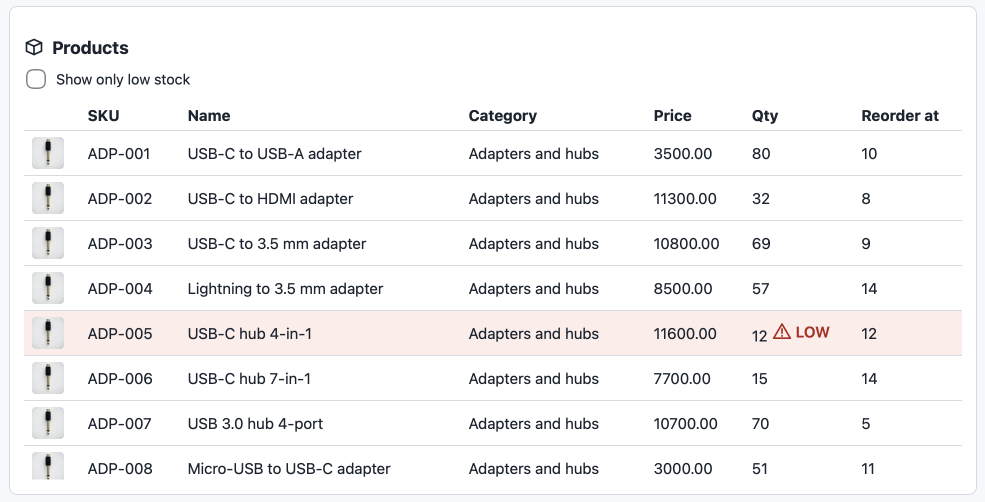
#> input picture experiment/screenshot.png, 1970 x 1004 px (shown at 1/2 size); its folder holds only this picture in this run
$ python experiment.py ../experiment/screenshot.png
#> lines starting #> are read from the running program, lines starting #| are printed output that depends on the picture
"""Part A2 experiment: saves ONE image of your project in four versions and measures them.

Run:  python3 tools/experiment.py path/to/your_screenshot.png
Result in the folder experiment/ :
  - the files (PNG, JPEG q80, JPEG q40, WebP q80)
  - side_by_side.png : the same crop of each version at 100% zoom (screenshot it for the report)
  - a Markdown table printed in the terminal (copy it into the report)
"Visible quality" (sharp / acceptable / poor) is YOUR judgement: look at side_by_side.png and fill that column.
"""
import os, sys, math
from PIL import Image, ImageDraw

if len(sys.argv) < 2:
    sys.exit('Usage: python3 tools/experiment.py path/to/image.png')
src = sys.argv[1]
os.makedirs('experiment', exist_ok=True)
im = Image.open(src).convert('RGB')
#> im is the input picture: PIL image 1970x1004 RGB; mean R, G, B 245.5, 244.8, 245.2
base = os.path.splitext(os.path.basename(src))[0]

versions = [
    (f'{base}.png',     'PNG (lossless)',  dict(format='PNG', optimize=True)),
    (f'{base}_q80.jpg', 'JPEG quality 80', dict(format='JPEG', quality=80)),
    (f'{base}_q40.jpg', 'JPEG quality 40', dict(format='JPEG', quality=40)),
    (f'{base}.webp',    'WebP quality 80', dict(format='WEBP', quality=80)),
]

def psnr(a, b):
    """Objective similarity in dB (higher = closer to the original). Needs numpy; skipped if missing."""
    try:
        import numpy as np
    except ImportError:
        return None
    x = np.asarray(a, dtype='float64'); y = np.asarray(b, dtype='float64')
    mse = ((x - y) ** 2).mean()
    return float('inf') if mse == 0 else 10 * math.log10(255 ** 2 / mse)

rows, crops = [], []
cw, ch = min(400, im.width), min(300, im.height)
#> cw = 400; ch = 300
x0, y0 = (im.width - cw) // 2, (im.height - ch) // 2
#> x0 = 785; y0 = 352
for fname, label, opts in versions:
    path = os.path.join('experiment', fname)
    im.save(path, **opts)
    kb = os.path.getsize(path) / 1024
    back = Image.open(path).convert('RGB')
    rows.append((fname, label, f'{im.width} x {im.height}', kb, psnr(im, back)))
#> in psnr, `mse = ((x - y) ** 2).mean()`: mse = 0
    c = back.crop((x0, y0, x0 + cw, y0 + ch)).copy()
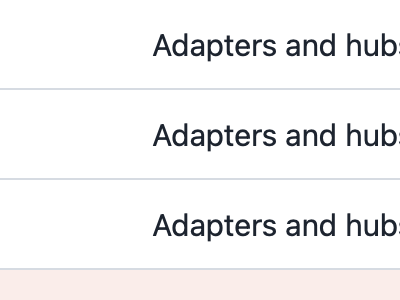
#> c: PIL image 400x300 RGB; mean R, G, B 243.5, 242.6, 243
    d = ImageDraw.Draw(c)
    d.rectangle((0, 0, cw, 16), fill=(255, 255, 255))
    d.text((4, 2), f'{label}  {kb:.0f} KB', fill=(0, 0, 0))
    crops.append(c)

sheet = Image.new('RGB', (cw * 2 + 30, ch * 2 + 30), (200, 200, 200))
#> sheet: PIL image 830x630 RGB; every value is 200
for i, c in enumerate(crops):
    sheet.paste(c, (10 + (i % 2) * (cw + 10), 10 + (i // 2) * (ch + 10)))
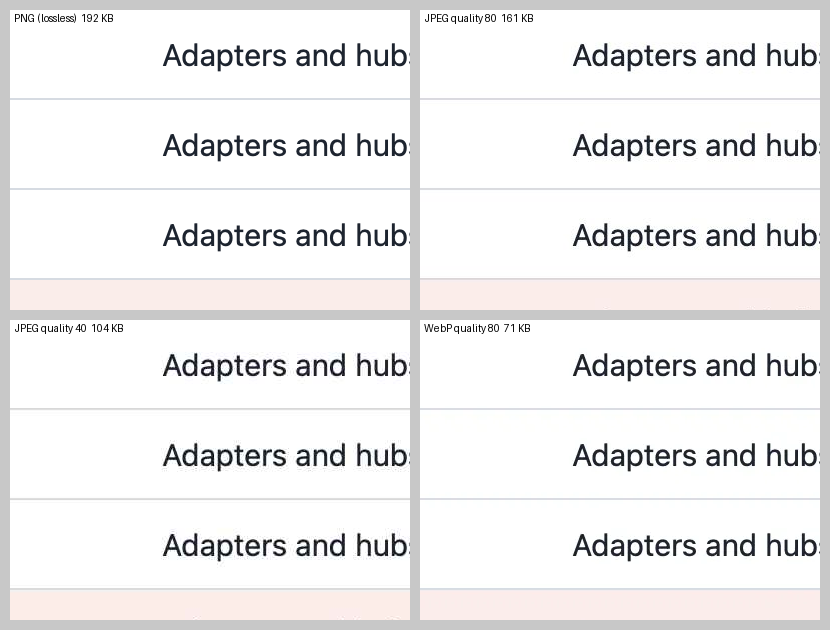
#> sheet: PIL image 830x630 RGB; mean R, G, B 239.4, 238.4, 238.6
sheet.save('experiment/side_by_side.png')

print('| File | Format and setting | Resolution | File size (KB) | PSNR (dB) | Visible quality |')
print('|---|---|---|---|---|---|')
for f, l, r, kb, p in rows:
    ps = '-' if p is None else ('lossless' if p == float('inf') else f'{p:.1f}')
    print(f'| {f} | {l} | {r} | {kb:.0f} | {ps} | (fill in) |')
print('\nSaved: experiment/side_by_side.png (open it at 100% zoom and take a screenshot)')
